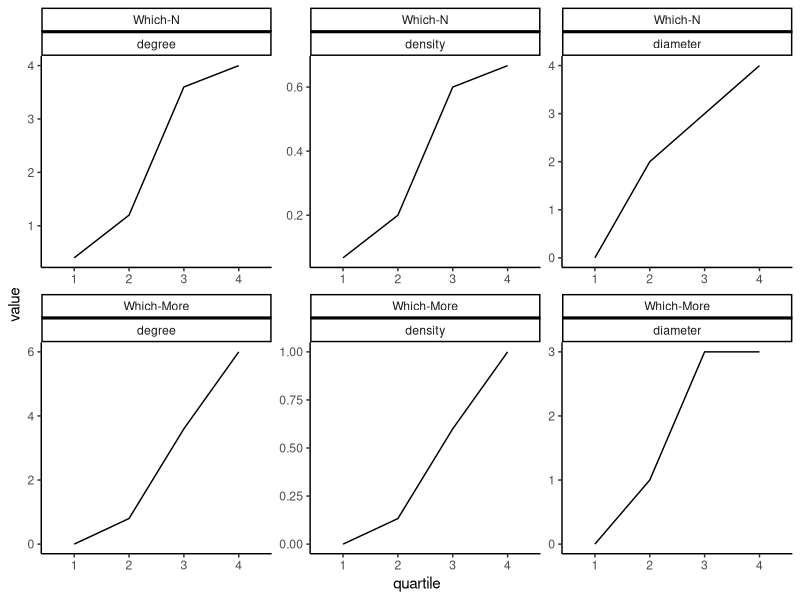
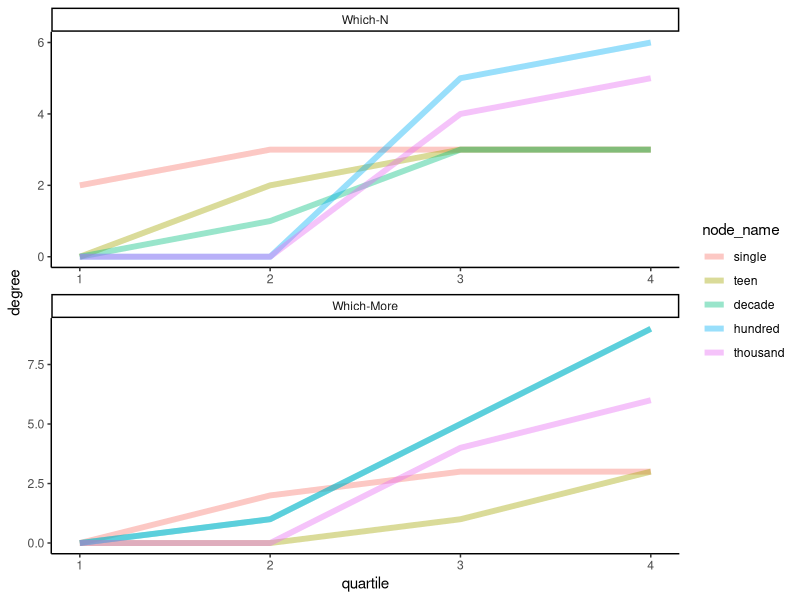
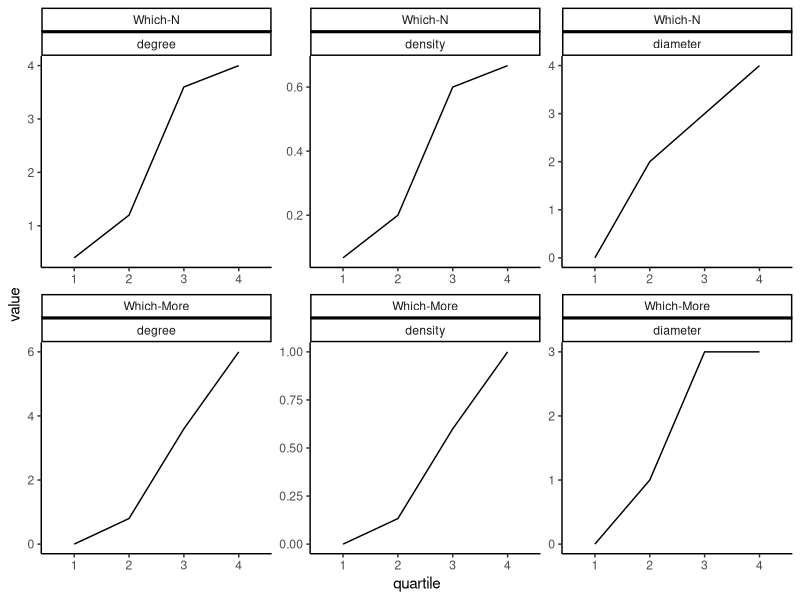
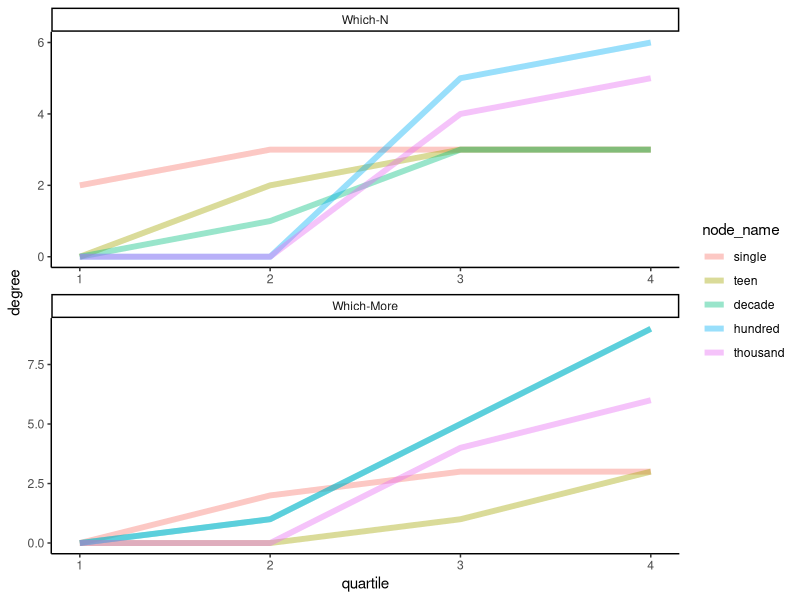

Write R code to recreate these figures, in order.
## ---- chunk 1
knitr::opts_chunk$set(echo = TRUE)
## ---- chunk 2
library("tidyverse")
library("ggplot2")
library("here")

# load both N and More network measures from file
n_measures = read.csv(here("Data/data_n_network_measures.csv")) %>%
  mutate(task = "Which-N")

more_measures = read.csv(here("Data/data_more_network_measures.csv")) %>%
  mutate(task = "Which-More")

n_more_measures = rbind(n_measures, more_measures)

# # plot global centrality measures
network_stat_long = n_more_measures %>%
  group_by(task, quartile) %>%
  summarise(density = mean(density), diameter = mean(diameter), degree = mean(degree)) %>%
  gather(key = "measure", value = "value", c("density":"degree")) %>%
  mutate(quartile = as.factor(quartile),
         value = round(value, 3)) %>%
  as.data.frame() %>%
  mutate(task = factor(task, levels = c("Which-N", "Which-More")))

ggplot(data = network_stat_long, aes(x = quartile, y = value, group = 1)) +
  geom_line() +
  facet_wrap(~task + measure, scales = "free") +
  theme_classic()

ggsave(here(paste0("Plots/n_more_network_centrality_measures.jpeg")), width = 6, height = 4, dpi = 300)

# plot degree of individual nodes
temp_degree = rbind(n_measures, more_measures) %>%
  select(task, node_name, quartile, degree) %>%
  mutate(task, node_name = factor(node_name, levels = c("single", "teen", "decade", "hundred", "thousand"))) %>%
  mutate(task = factor(task, levels = c("Which-N", "Which-More")))

ggplot(temp_degree, aes(x = quartile, y = degree)) +
  geom_line(aes(group = node_name, color=node_name), size=2, alpha=0.4) +
  facet_wrap(~task, scales = "free", ncol = 1) +
  theme_classic()

ggsave(here(paste0("Plots/n_more_network_nodes_degree.jpeg")), width = 6, height = 4, dpi = 300)

